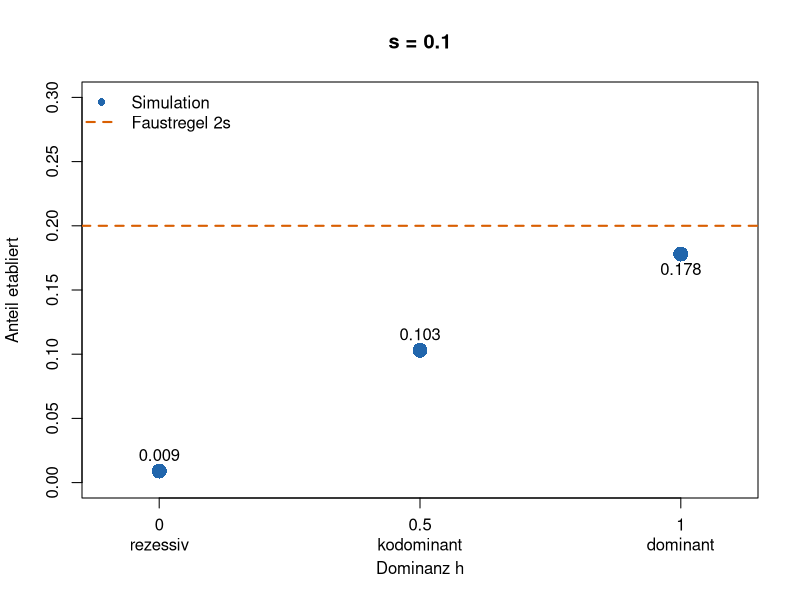

Source code (R):
# Woche 11 - Checkpoint C (nur R, base R)
# Heterozygote und Homozygote: Welches s zaehlt fuer eine neue Mutation?
# In RStudio: Working Directory = weeks/week-11, dann Zeile fuer Zeile ausfuehren.
# Kein Programmieren: nur ausfuehren und Zahlen aendern.

# Eine neue Mutation beginnt mit einer Kopie. In Woche 10 hat sie sich etwa mit Wahrscheinlichkeit 2s etabliert. Dort hatte jedes Individuum aber nur eine Kopie des Gens. Wir sind diploid: Jedes Individuum hat zwei Kopien, wie in den Wochen 5 und 6.
#
# Das Modell. Drei Genotypen, jeder mit seiner Fitness (mittlere Zahl Nachkommen):
#
# | Genotyp | AA | Aa | aa |
# |---|---|---|---|
# | Fitness | 1 | 1 + h s | 1 + s |
#
# - s: Vorteil des Homozygoten aa. Heute immer s = 0.1.
# - h: Dominanz. Sie sagt, wie viel vom Vorteil schon der Heterozygot Aa hat:
#   h = 1 dominant (Aa so gut wie aa), h = 0.5 kodominant (Aa in der Mitte), h = 0 rezessiv (Aa so gut wie AA).
#
# Der Start. Am Anfang sind alle Individuen AA. Dann entsteht durch Mutation eine einzige Kopie von a, in einem einzigen Individuum: Es ist Aa. Dieses Individuum paart sich mit einem AA, und seine Nachkommen mit der Kopie a sind wieder Aa. Solange die Mutation selten ist, sitzt also jede Kopie von a in einem Heterozygoten. Die Simulation folgt jeder neuen Mutation wie in Woche 10, bis sie verloren oder etabliert ist.
#
# Die Abbildung. x-Achse Dominanz h, y-Achse Anteil etablierter Mutationen. Blaue Punkte: Simulation, orange gestrichelt: die Faustregel 2s aus Woche 10.
#
# Auftrag
#
# 1. Schaetzen Sie die Etablierungswahrscheinlichkeit fuer eine dominante Mutation.
# 2. Aendern Sie nur h: kodominant, dann rezessiv.
# 3. Zeigen Sie alle drei in einer Abbildung und finden Sie die Faustregel: u ~ 2 * ?
#
# Am Schluss steht eine Frage. Diese beantworten Sie der Assistenz in 1-2 Minuten mit einer Abbildung.
#
# ===========================================================================
# 0 · Funktionen
# ===========================================================================
#
# Einfach ausfuehren.
#
# Eine neue Mutation, wie in Woche 10: jede Kopie hat 0 oder 2 Nachkommen.
# Sie sitzt in einem Heterozygoten Aa, also im Mittel 1 + h * s Nachkommen.
# 1 = etabliert (100 Kopien erreicht), 0 = verloren
eine_linie <- function(s, h) {
  n <- 1
  while (n > 0 && n < 100) {
    n <- 2 * rbinom(1, n, (1 + h * s) / 2)
  }
  as.numeric(n >= 100)
}

# Etablierungswahrscheinlichkeit: Anteil etabliert von 2000 neuen Mutationen
etablierung <- function(s, h, wiederholungen = 2000) {
  mean(replicate(wiederholungen, eine_linie(s, h)))
}

# Etablierung fuer h = 0, 0.5 und 1 in einer Abbildung
zeige_h <- function(s = 0.1) {
  h_werte <- c(0, 0.5, 1)
  u <- sapply(h_werte, function(h) etablierung(s, h))
  plot(h_werte, u, pch = 16, cex = 2, col = "#2166ac", ylim = c(0, 0.3),
       xlim = c(-0.1, 1.1), xaxt = "n", xlab = "Dominanz h",
       ylab = "Anteil etabliert", main = paste("s =", s))
  axis(1, at = h_werte, labels = c("0\nrezessiv", "0.5\nkodominant", "1\ndominant"), padj = 0.5)
  abline(h = 2 * s, lty = 2, lwd = 2, col = "#d95f02")
  text(h_werte, u, round(u, 3), pos = ifelse(u > 0.15, 1, 3))
  legend("topleft", c("Simulation", "Faustregel 2s"), col = c("#2166ac", "#d95f02"),
         pch = c(16, NA), lty = c(NA, 2), lwd = 2, bty = "n")
  invisible(data.frame(h = h_werte, u = u))
}

#
# ===========================================================================
# 1 · Eine dominante Mutation
# ===========================================================================
#
# etablierung(s, h) simuliert 2000 neue Mutationen und gibt eine Zahl zurueck: den Anteil, der sich etabliert.
#
etablierung(s = 0.1, h = 1)   # dominant
2 * 0.1                       # Faustregel aus Woche 10

#
# Das ist Woche 10: etwa 2s.
#
# ===========================================================================
# 2 · Nur h aendern
# ===========================================================================
#
# Anweisung: Setzen Sie h = 0.5, fuehren Sie den Block aus und notieren Sie die Zahl. Dann dasselbe mit h = 0. Der Vorteil des Homozygoten bleibt s = 0.1.
#
etablierung(s = 0.1, h = 0.5)   # hier h aendern: 0.5, dann 0

#
# ===========================================================================
# 3 · Alle drei auf einen Blick
# ===========================================================================
#
# zeige_h simuliert h = 0, 0.5 und 1 und zeichnet sie zusammen mit der Faustregel 2s. Das dauert ein paar Sekunden.
#
set.seed(1)
zeige_h(s = 0.1)

#
# ===========================================================================
# 4 · Die Frage
# ===========================================================================
#
# Wie gross sollte die Etablierungswahrscheinlichkeit sein?
#
# a) Ihre Werte (s = 0.1):
#
# | h | Fall | Anteil etabliert |
# |---|---|---|
# | 1 | dominant |  |
# | 0.5 | kodominant |  |
# | 0 | rezessiv |  |
#
# b) In Woche 10 galt u ~ 2s. Ergaenzen Sie die Faustregel so, dass sie zu allen drei Punkten passt: u ~ 2 * ?
#
# c) Biologisch: Warum zaehlt fuer eine neue Mutation der Vorteil im Heterozygoten? Tipp: Wie viele aa-Individuen gibt es, solange es nur eine oder wenige Kopien gibt?
#
